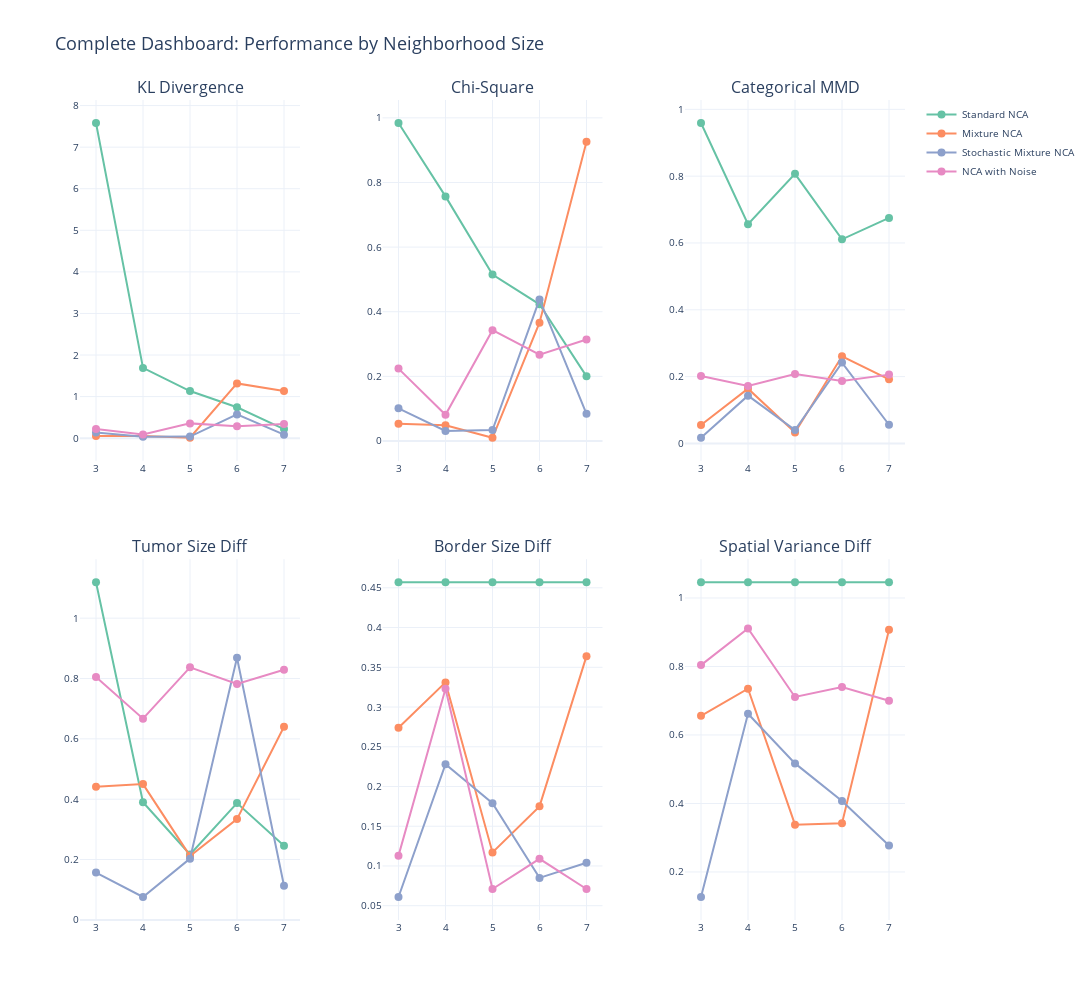

The cell this chart's notebook holds for it:
### Markdown cell above
## Custom Visualizations in the Notebook

Create interactive visualizations directly in the notebook:

### Code cell
# Interactive dashboard with all metrics
metric_cols = ['KL Divergence', 'Chi-Square', 'Categorical MMD', 
              'Tumor Size Diff', 'Border Size Diff', 'Spatial Variance Diff']

fig = make_subplots(
    rows=2, cols=3,
    subplot_titles=metric_cols,
    vertical_spacing=0.12,
    horizontal_spacing=0.1
)

colors = px.colors.qualitative.Set2
df_parsed = analyzer.parse_metrics()

for idx, metric in enumerate(metric_cols):
    if metric not in df_parsed.columns:
        continue
    
    row = (idx // 3) + 1
    col = (idx % 3) + 1
    
    for model_idx, model_type in enumerate(df_parsed['Model Type'].unique()):
        model_data = df_parsed[df_parsed['Model Type'] == model_type]
        grouped = model_data.groupby('Neighborhood Size')[metric].agg(['mean', 'std'])
        
        sizes = grouped.index.values
        means = grouped['mean'].values
        stds = grouped['std'].values
        
        color = colors[model_idx % len(colors)]
        
        fig.add_trace(
            go.Scatter(
                x=sizes,
                y=means,
                mode='lines+markers',
                name=model_type if idx == 0 else '',
                line=dict(color=color, width=2),
                marker=dict(size=8, color=color),
                error_y=dict(type='data', array=stds, visible=True),
                showlegend=(idx == 0),
                hovertemplate=f'<b>{model_type}</b><br>' +
                            'Neighborhood Size: %{x}<br>' +
                            f'{metric}: %{{y:.4f}}<br>' +
                            '<extra></extra>'
            ),
            row=row, col=col
        )

fig.update_layout(
    title_text="Complete Dashboard: Performance by Neighborhood Size",
    height=1000,
    width=1800,
    font=dict(size=10),
    title_font_size=18,
    template='plotly_white'
)

fig.show()

### Figure 1 — Plotly figure (JSON) as saved in the notebook; plotly's stock layout.template omitted (floating-point values rounded to 4 significant figures)
{"data": [{"error_y": {"array": [NaN, NaN, NaN, NaN, NaN], "type": "data", "visible": true}, "hovertemplate": "<b>Standard NCA</b><br>Neighborhood Size: %{x}<br>KL Divergence: %{y:.4f}<br><extra></extra>", "line": {"color": "rgb(102,194,165)", "width": 2}, "marker": {"color": "rgb(102,194,165)", "size": 8}, "mode": "lines+markers", "name": "Standard NCA", "showlegend": true, "type": "scatter", "x": [3, 4, 5, 6, 7], "xaxis": "x", "y": [7.58, 1.69, 1.134, 0.744, 0.218], "yaxis": "y"}, {"error_y": {"array": [NaN, NaN, NaN, NaN, NaN], "type": "data", "visible": true}, "hovertemplate": "<b>Mixture NCA</b><br>Neighborhood Size: %{x}<br>KL Divergence: %{y:.4f}<br><extra></extra>", "line": {"color": "rgb(252,141,98)", "width": 2}, "marker": {"color": "rgb(252,141,98)", "size": 8}, "mode": "lines+markers", "name": "Mixture NCA", "showlegend": true, "type": "scatter", "x": [3, 4, 5, 6, 7], "xaxis": "x", "y": [0.054, 0.053, 0.01, 1.317, 1.136], "yaxis": "y"}, {"error_y": {"array": [NaN, NaN, NaN, NaN, NaN], "type": "data", "visible": true}, "hovertemplate": "<b>Stochastic Mixture NCA</b><br>Neighborhood Size: %{x}<br>KL Divergence: %{y:.4f}<br><extra></extra>", "line": {"color": "rgb(141,160,203)", "width": 2}, "marker": {"color": "rgb(141,160,203)", "size": 8}, "mode": "lines+markers", "name": "Stochastic Mixture NCA", "showlegend": true, "type": "scatter", "x": [3, 4, 5, 6, 7], "xaxis": "x", "y": [0.135, 0.033, 0.038, 0.571, 0.085], "yaxis": "y"}, {"error_y": {"array": [NaN, NaN, NaN, NaN, NaN], "type": "data", "visible": true}, "hovertemplate": "<b>NCA with Noise</b><br>Neighborhood Size: %{x}<br>KL Divergence: %{y:.4f}<br><extra></extra>", "line": {"color": "rgb(231,138,195)", "width": 2}, "marker": {"color": "rgb(231,138,195)", "size": 8}, "mode": "lines+markers", "name": "NCA with Noise", "showlegend": true, "type": "scatter", "x": [3, 4, 5, 6, 7], "xaxis": "x", "y": [0.223, 0.09, 0.356, 0.285, 0.338], "yaxis": "y"}, {"error_y": {"array": [NaN, NaN, NaN, NaN, NaN], "type": "data", "visible": true}, "hovertemplate": "<b>Standard NCA</b><br>Neighborhood Size: %{x}<br>Chi-Square: %{y:.4f}<br><extra></extra>", "line": {"color": "rgb(102,194,165)", "width": 2}, "marker": {"color": "rgb(102,194,165)", "size": 8}, "mode": "lines+markers", "name": "", "showlegend": false, "type": "scatter", "x": [3, 4, 5, 6, 7], "xaxis": "x2", "y": [0.984, 0.757, 0.515, 0.423, 0.2], "yaxis": "y2"}, {"error_y": {"array": [NaN, NaN, NaN, NaN, NaN], "type": "data", "visible": true}, "hovertemplate": "<b>Mixture NCA</b><br>Neighborhood Size: %{x}<br>Chi-Square: %{y:.4f}<br><extra></extra>", "line": {"color": "rgb(252,141,98)", "width": 2}, "marker": {"color": "rgb(252,141,98)", "size": 8}, "mode": "lines+markers", "name": "", "showlegend": false, "type": "scatter", "x": [3, 4, 5, 6, 7], "xaxis": "x2", "y": [0.053, 0.049, 0.01, 0.366, 0.926], "yaxis": "y2"}, {"error_y": {"array": [NaN, NaN, NaN, NaN, NaN], "type": "data", "visible": true}, "hovertemplate": "<b>Stochastic Mixture NCA</b><br>Neighborhood Size: %{x}<br>Chi-Square: %{y:.4f}<br><extra></extra>", "line": {"color": "rgb(141,160,203)", "width": 2}, "marker": {"color": "rgb(141,160,203)", "size": 8}, "mode": "lines+markers", "name": "", "showlegend": false, "type": "scatter", "x": [3, 4, 5, 6, 7], "xaxis": "x2", "y": [0.101, 0.031, 0.034, 0.438, 0.084], "yaxis": "y2"}, {"error_y": {"array": [NaN, NaN, NaN, NaN, NaN], "type": "data", "visible": true}, "hovertemplate": "<b>NCA with Noise</b><br>Neighborhood Size: %{x}<br>Chi-Square: %{y:.4f}<br><extra></extra>", "line": {"color": "rgb(231,138,195)", "width": 2}, "marker": {"color": "rgb(231,138,195)", "size": 8}, "mode": "lines+markers", "name": "", "showlegend": false, "type": "scatter", "x": [3, 4, 5, 6, 7], "xaxis": "x2", "y": [0.224, 0.081, 0.343, 0.267, 0.314], "yaxis": "y2"}, {"error_y": {"array": [NaN, NaN, NaN, NaN, NaN], "type": "data", "visible": true}, "hovertemplate": "<b>Standard NCA</b><br>Neighborhood Size: %{x}<br>Categorical MMD: %{y:.4f}<br><extra></extra>", "line": {"color": "rgb(102,194,165)", "width": 2}, "marker": {"color": "rgb(102,194,165)", "size": 8}, "mode": "lines+markers", "name": "", "showlegend": false, "type": "scatter", "x": [3, 4, 5, 6, 7], "xaxis": "x3", "y": [0.959, 0.656, 0.807, 0.611, 0.675], "yaxis": "y3"}, {"error_y": {"array": [NaN, NaN, NaN, NaN, NaN], "type": "data", "visible": true}, "hovertemplate": "<b>Mixture NCA</b><br>Neighborhood Size: %{x}<br>Categorical MMD: %{y:.4f}<br><extra></extra>", "line": {"color": "rgb(252,141,98)", "width": 2}, "marker": {"color": "rgb(252,141,98)", "size": 8}, "mode": "lines+markers", "name": "", "showlegend": false, "type": "scatter", "x": [3, 4, 5, 6, 7], "xaxis": "x3", "y": [0.055, 0.164, 0.033, 0.261, 0.192], "yaxis": "y3"}, {"error_y": {"array": [NaN, NaN, NaN, NaN, NaN], "type": "data", "visible": true}, "hovertemplate": "<b>Stochastic Mixture NCA</b><br>Neighborhood Size: %{x}<br>Categorical MMD: %{y:.4f}<br><extra></extra>", "line": {"color": "rgb(141,160,203)", "width": 2}, "marker": {"color": "rgb(141,160,203)", "size": 8}, "mode": "lines+markers", "name": "", "showlegend": false, "type": "scatter", "x": [3, 4, 5, 6, 7], "xaxis": "x3", "y": [0.017, 0.143, 0.04, 0.242, 0.056], "yaxis": "y3"}, {"error_y": {"array": [NaN, NaN, NaN, NaN, NaN], "type": "data", "visible": true}, "hovertemplate": "<b>NCA with Noise</b><br>Neighborhood Size: %{x}<br>Categorical MMD: %{y:.4f}<br><extra></extra>", "line": {"color": "rgb(231,138,195)", "width": 2}, "marker": {"color": "rgb(231,138,195)", "size": 8}, "mode": "lines+markers", "name": "", "showlegend": false, "type": "scatter", "x": [3, 4, 5, 6, 7], "xaxis": "x3", "y": [0.202, 0.172, 0.208, 0.187, 0.206], "yaxis": "y3"}, {"error_y": {"array": [NaN, NaN, NaN, NaN, NaN], "type": "data", "visible": true}, "hovertemplate": "<b>Standard NCA</b><br>Neighborhood Size: %{x}<br>Tumor Size Diff: %{y:.4f}<br><extra></extra>", "line": {"color": "rgb(102,194,165)", "width": 2}, "marker": {"color": "rgb(102,194,165)", "size": 8}, "mode": "lines+markers", "name": "", "showlegend": false, "type": "scatter", "x": [3, 4, 5, 6, 7], "xaxis": "x4", "y": [1.119, 0.39, 0.217, 0.387, 0.246], "yaxis": "y4"}, {"error_y": {"array": [NaN, NaN, NaN, NaN, NaN], "type": "data", "visible": true}, "hovertemplate": "<b>Mixture NCA</b><br>Neighborhood Size: %{x}<br>Tumor Size Diff: %{y:.4f}<br><extra></extra>", "line": {"color": "rgb(252,141,98)", "width": 2}, "marker": {"color": "rgb(252,141,98)", "size": 8}, "mode": "lines+markers", "name": "", "showlegend": false, "type": "scatter", "x": [3, 4, 5, 6, 7], "xaxis": "x4", "y": [0.441, 0.45, 0.212, 0.334, 0.64], "yaxis": "y4"}, {"error_y": {"array": [NaN, NaN, NaN, NaN, NaN], "type": "data", "visible": true}, "hovertemplate": "<b>Stochastic Mixture NCA</b><br>Neighborhood Size: %{x}<br>Tumor Size Diff: %{y:.4f}<br><extra></extra>", "line": {"color": "rgb(141,160,203)", "width": 2}, "marker": {"color": "rgb(141,160,203)", "size": 8}, "mode": "lines+markers", "name": "", "showlegend": false, "type": "scatter", "x": [3, 4, 5, 6, 7], "xaxis": "x4", "y": [0.157, 0.076, 0.203, 0.869, 0.113], "yaxis": "y4"}, {"error_y": {"array": [NaN, NaN, NaN, NaN, NaN], "type": "data", "visible": true}, "hovertemplate": "<b>NCA with Noise</b><br>Neighborhood Size: %{x}<br>Tumor Size Diff: %{y:.4f}<br><extra></extra>", "line": {"color": "rgb(231,138,195)", "width": 2}, "marker": {"color": "rgb(231,138,195)", "size": 8}, "mode": "lines+markers", "name": "", "showlegend": false, "type": "scatter", "x": [3, 4, 5, 6, 7], "xaxis": "x4", "y": [0.805, 0.667, 0.837, 0.782, 0.829], "yaxis": "y4"}, {"error_y": {"array": [NaN, NaN, NaN, NaN, NaN], "type": "data", "visible": true}, "hovertemplate": "<b>Standard NCA</b><br>Neighborhood Size: %{x}<br>Border Size Diff: %{y:.4f}<br><extra></extra>", "line": {"color": "rgb(102,194,165)", "width": 2}, "marker": {"color": "rgb(102,194,165)", "size": 8}, "mode": "lines+markers", "name": "", "showlegend": false, "type": "scatter", "x": [3, 4, 5, 6, 7], "xaxis": "x5", "y": [0.457, 0.457, 0.457, 0.457, 0.457], "yaxis": "y5"}, {"error_y": {"array": [NaN, NaN, NaN, NaN, NaN], "type": "data", "visible": true}, "hovertemplate": "<b>Mixture NCA</b><br>Neighborhood Size: %{x}<br>Border Size Diff: %{y:.4f}<br><extra></extra>", "line": {"color": "rgb(252,141,98)", "width": 2}, "marker": {"color": "rgb(252,141,98)", "size": 8}, "mode": "lines+markers", "name": "", "showlegend": false, "type": "scatter", "x": [3, 4, 5, 6, 7], "xaxis": "x5", "y": [0.274, 0.331, 0.117, 0.175, 0.364], "yaxis": "y5"}, {"error_y": {"array": [NaN, NaN, NaN, NaN, NaN], "type": "data", "visible": true}, "hovertemplate": "<b>Stochastic Mixture NCA</b><br>Neighborhood Size: %{x}<br>Border Size Diff: %{y:.4f}<br><extra></extra>", "line": {"color": "rgb(141,160,203)", "width": 2}, "marker": {"color": "rgb(141,160,203)", "size": 8}, "mode": "lines+markers", "name": "", "showlegend": false, "type": "scatter", "x": [3, 4, 5, 6, 7], "xaxis": "x5", "y": [0.061, 0.228, 0.179, 0.085, 0.104], "yaxis": "y5"}, {"error_y": {"array": [NaN, NaN, NaN, NaN, NaN], "type": "data", "visible": true}, "hovertemplate": "<b>NCA with Noise</b><br>Neighborhood Size: %{x}<br>Border Size Diff: %{y:.4f}<br><extra></extra>", "line": {"color": "rgb(231,138,195)", "width": 2}, "marker": {"color": "rgb(231,138,195)", "size": 8}, "mode": "lines+markers", "name": "", "showlegend": false, "type": "scatter", "x": [3, 4, 5, 6, 7], "xaxis": "x5", "y": [0.113, 0.323, 0.071, 0.109, 0.071], "yaxis": "y5"}, {"error_y": {"array": [NaN, NaN, NaN, NaN, NaN], "type": "data", "visible": true}, "hovertemplate": "<b>Standard NCA</b><br>Neighborhood Size: %{x}<br>Spatial Variance Diff: %{y:.4f}<br><extra></extra>", "line": {"color": "rgb(102,194,165)", "width": 2}, "marker": {"color": "rgb(102,194,165)", "size": 8}, "mode": "lines+markers", "name": "", "showlegend": false, "type": "scatter", "x": [3, 4, 5, 6, 7], "xaxis": "x6", "y": [1.046, 1.046, 1.046, 1.046, 1.046], "yaxis": "y6"}, {"error_y": {"array": [NaN, NaN, NaN, NaN, NaN], "type": "data", "visible": true}, "hovertemplate": "<b>Mixture NCA</b><br>Neighborhood Size: %{x}<br>Spatial Variance Diff: %{y:.4f}<br><extra></extra>", "line": {"color": "rgb(252,141,98)", "width": 2}, "marker": {"color": "rgb(252,141,98)", "size": 8}, "mode": "lines+markers", "name": "", "showlegend": false, "type": "scatter", "x": [3, 4, 5, 6, 7], "xaxis": "x6", "y": [0.656, 0.735, 0.338, 0.342, 0.907], "yaxis": "y6"}, {"error_y": {"array": [NaN, NaN, NaN, NaN, NaN], "type": "data", "visible": true}, "hovertemplate": "<b>Stochastic Mixture NCA</b><br>Neighborhood Size: %{x}<br>Spatial Variance Diff: %{y:.4f}<br><extra></extra>", "line": {"color": "rgb(141,160,203)", "width": 2}, "marker": {"color": "rgb(141,160,203)", "size": 8}, "mode": "lines+markers", "name": "", "showlegend": false, "type": "scatter", "x": [3, 4, 5, 6, 7], "xaxis": "x6", "y": [0.127, 0.662, 0.517, 0.407, 0.277], "yaxis": "y6"}, {"error_y": {"array": [NaN, NaN, NaN, NaN, NaN], "type": "data", "visible": true}, "hovertemplate": "<b>NCA with Noise</b><br>Neighborhood Size: %{x}<br>Spatial Variance Diff: %{y:.4f}<br><extra></extra>", "line": {"color": "rgb(231,138,195)", "width": 2}, "marker": {"color": "rgb(231,138,195)", "size": 8}, "mode": "lines+markers", "name": "", "showlegend": false, "type": "scatter", "x": [3, 4, 5, 6, 7], "xaxis": "x6", "y": [0.804, 0.911, 0.711, 0.74, 0.7], "yaxis": "y6"}], "layout": {"annotations": [{"font": {"size": 16}, "showarrow": false, "text": "KL Divergence", "x": 0.1333, "xanchor": "center", "xref": "paper", "y": 1, "yanchor": "bottom", "yref": "paper"}, {"font": {"size": 16}, "showarrow": false, "text": "Chi-Square", "x": 0.5, "xanchor": "center", "xref": "paper", "y": 1, "yanchor": "bottom", "yref": "paper"}, {"font": {"size": 16}, "showarrow": false, "text": "Categorical MMD", "x": 0.8667, "xanchor": "center", "xref": "paper", "y": 1, "yanchor": "bottom", "yref": "paper"}, {"font": {"size": 16}, "showarrow": false, "text": "Tumor Size Diff", "x": 0.1333, "xanchor": "center", "xref": "paper", "y": 0.44, "yanchor": "bottom", "yref": "paper"}, {"font": {"size": 16}, "showarrow": false, "text": "Border Size Diff", "x": 0.5, "xanchor": "center", "xref": "paper", "y": 0.44, "yanchor": "bottom", "yref": "paper"}, {"font": {"size": 16}, "showarrow": false, "text": "Spatial Variance Diff", "x": 0.8667, "xanchor": "center", "xref": "paper", "y": 0.44, "yanchor": "bottom", "yref": "paper"}], "font": {"size": 10}, "height": 1000, "title": {"font": {"size": 18}, "text": "Complete Dashboard: Performance by Neighborhood Size"}, "width": 1800, "xaxis": {"anchor": "y", "domain": [0, 0.2667]}, "xaxis2": {"anchor": "y2", "domain": [0.3667, 0.6333]}, "xaxis3": {"anchor": "y3", "domain": [0.7333, 1]}, "xaxis4": {"anchor": "y4", "domain": [0, 0.2667]}, "xaxis5": {"anchor": "y5", "domain": [0.3667, 0.6333]}, "xaxis6": {"anchor": "y6", "domain": [0.7333, 1]}, "yaxis": {"anchor": "x", "domain": [0.56, 1]}, "yaxis2": {"anchor": "x2", "domain": [0.56, 1]}, "yaxis3": {"anchor": "x3", "domain": [0.56, 1]}, "yaxis4": {"anchor": "x4", "domain": [0, 0.44]}, "yaxis5": {"anchor": "x5", "domain": [0, 0.44]}, "yaxis6": {"anchor": "x6", "domain": [0, 0.44]}}}
